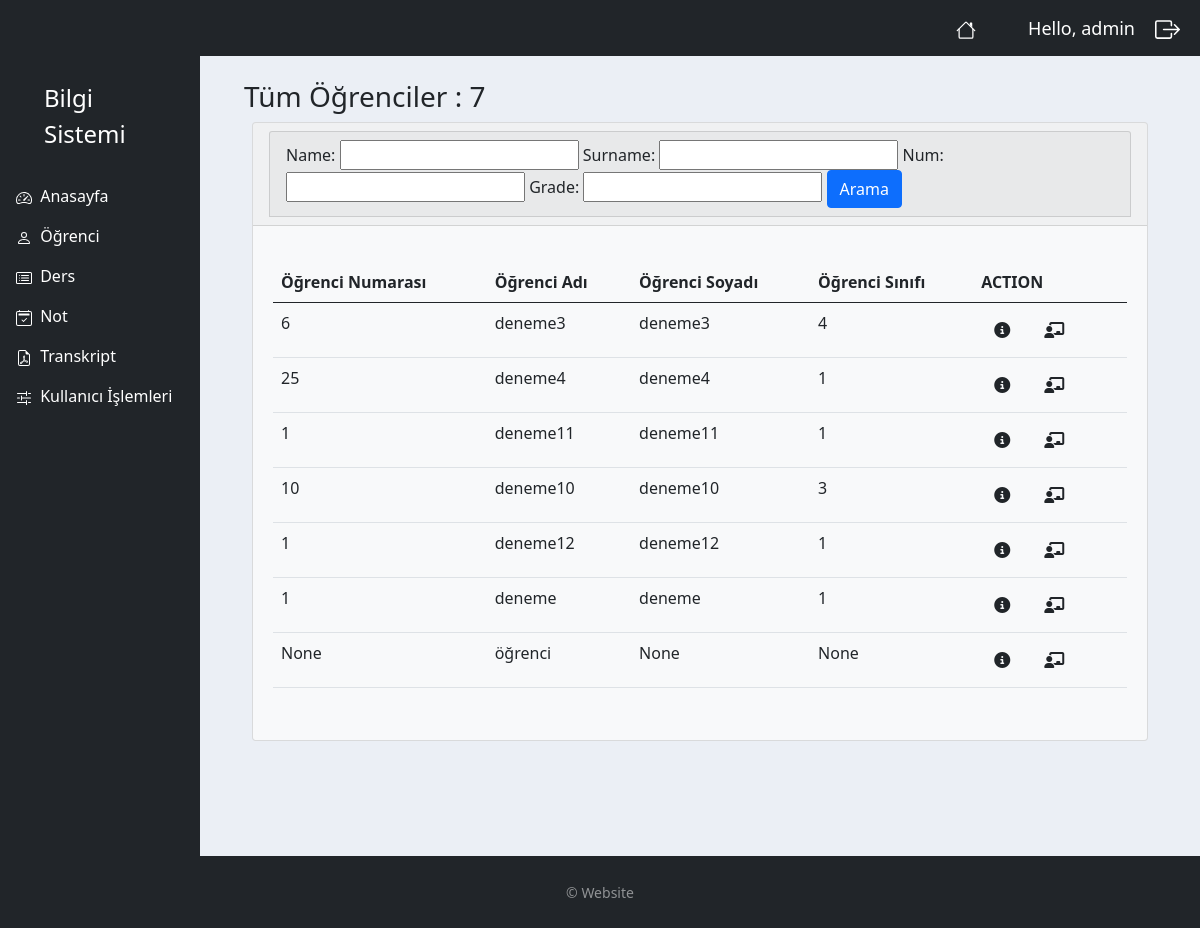
The app's page /notes_student/ (signed in) with its own data.
### myapp/models.py (models this page shows, shortened)
class Student(models.Model):
    user =models.OneToOneField(User, blank=True, null=True, on_delete=models.CASCADE)
    name = models.CharField(max_length=50, null=True)
    surname = models.CharField(max_length=50, null=True)
    num = models.IntegerField(null=True, blank=True)
    grade = models.IntegerField(null=True, blank=True)
    profile_pic = models.ImageField(default="user.jpeg", null=True, blank=True)
    department = models.ManyToManyField(Department)

### myapp/decorators.py (the view)
        def wrapper_func(request, *args, **kwargs):
            group =None
            if request.user.groups.exists():
                group = request.user.groups.all()[0].name
            if group in allowed_roles:
                return view_func(request, *args, **kwargs)
            else:
                return HttpResponse('You are not authorized to view this page')

### myapp/views.py (called while the page is built)
@login_required(login_url='login')
@allowed_users(allowed_roles=['admin'])
def notesStudent(request):
    students = Student.objects.all()
    student_count = students.count()
    myFilter = StudentFilter(request.GET, queryset=students)
    students = myFilter.qs
    context = {
        'students': students,
        'student_count':student_count,
        'myFilter':myFilter,
    }
    return render(request, 'accounts/notes_student.html', context)

### myapp/templates/accounts/notes_student.html (shortened to what this page needs)
{% extends 'accounts/main.html' %}
{% load static %}
{% block content %}
<div class="container-fluid">
    <h3 class="m-2">Tüm Öğrenciler : {{ student_count }}</h3>
    <div class="row">
        <div class="col-12">
            <div class="card bg-light ms-3 me-3 mb-3">
                <div class="card-header">
                    <div class="col">
                        <div class="card card-header">
                            <form method="get">
                                {{ myFilter.form }}
                                <button class="btn btn-primary" type="submit">Arama</button>
                            </form>
                        </div>
                    </div>
                </div>
                {% if students %}
                <div class="card-body m-1">
                    <p class="card-text">
                        <div class="table-responsive">
                            <table class="table table-hover">
                                <thead>
                                    <tr>
                                        <th scope="col">Öğrenci Numarası</th>
                                        <th scope="col">Öğrenci Adı</th>
                                        <th scope="col">Öğrenci Soyadı</th>
                                        <th scope="col">Öğrenci Sınıfı</th>
                                        <th scope="col">ACTION</th>
                                        </tr>
                                </thead>
                                <tbody>
                                   {% for i in students %}
                                    <tr>
                                        <td>{{ i.num }}</td>
                                        <td>{{ i.name }}</td>
                                        <td>{{ i.surname }}</td>
                                        <td>{{ i.grade }}</td>
                                        <td>
                                            <button type="button" class="btn me-1" href="{% url 'student_notes_view' i.id %}" data-bs-toggle="modal" data-bs-target="#myModal{{ i.id }}">
                                                <i class="fa-solid fa-circle-info"></i>
                                            </button>
                                            <a class="btn btn me-1" href="{% url 'student_notes_view' i.id %}">
                                                <i class="fa-solid fa-chalkboard-user"></i>
                                            </a>
                                        </td>
                                    </tr>
                                    {% endfor %}
                                </tbody>
                            </table>
                        </div>
                    </p>
                </div>
            </div>
                {% else %}
                    <p></p>
                    <h5 class="alert alert-primary ms-4 me-4">Öğrenci Kaydı Yok</h5>
                {% endif %}
        </div>
    </div>
</div>
{% endblock content %}

### myapp/templates/accounts/navbar.html (shortened to what this page needs)
{% load static %}
<nav class="navbar navbar-expand-lg navbar-dark bg-dark">
    <span><a href="/" class="nav-link text-white align-middle px-5">
          </a>
    </span>
    <span class="hello-msg">Hello, {{ request.user }} </span>
    <span ><a  class="hello-msg " href="{% url 'logout' %}">
        </a>
    </span>
</nav>

### static/css/main.css (style rules this page uses)
body { background-color: #ebeff5; }

### myapp/templates/accounts/navbar.html (style rules this page uses)
.hello-msg { font-size: 18px; color: #fff; margin-right: 20px; }

### myapp/templates/accounts/footer.html (style rules this page uses)
html, body { height: 100%; }

### records on screen
Student: num "6", name "deneme3", surname "deneme3", grade "4"
Student: num "25", name "deneme4", surname "deneme4", grade "1"
Student: num "1", name "deneme11", surname "deneme11", grade "1"
Student: num "10", name "deneme10", surname "deneme10", grade "3"
Student: num "1", name "deneme12", surname "deneme12", grade "1"
Student: num "1", name "deneme", surname "deneme", grade "1"
Student: num "None", name "öğrenci", surname "None", grade "None"

### other values on screen
{{ request.user }} "admin"
{{ student_count }} "7"
